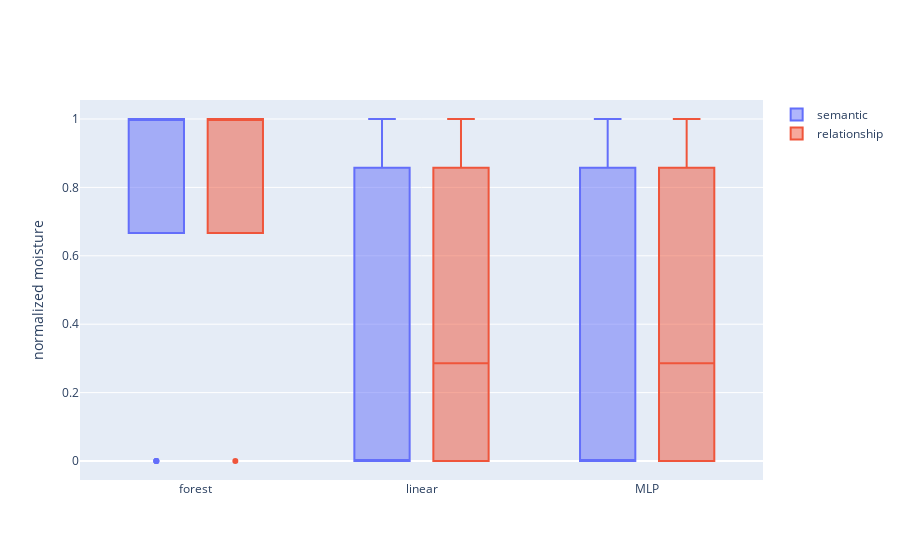

Notebook code for this chart:
### Code cell
import plotly.graph_objects as go
import numpy as np
np.random.seed(1)
df=data

fig = go.Figure()
fig.add_trace(go.Box(x=df["model"], y=df["semantic"], name='semantic') )
fig.add_trace(go.Box(x=df["model"], y=df["correct_relationships"],name='relationship'))

fig.update_layout(
    yaxis_title='normalized moisture',
    boxmode='group' # group together boxes of the different traces for each value of x
)

fig.show()

### Figure 1 — Plotly figure (JSON) as saved in the notebook; plotly's stock layout.template omitted (floating-point values rounded to 4 significant figures; data arrays with more than 128 entries replaced by an {"elided": "..."} marker saying what was removed)
{"data": [{"name": "semantic", "type": "box", "x": {"elided": "251 str values"}, "y": {"elided": "251 float values"}}, {"name": "relationship", "type": "box", "x": {"elided": "251 str values"}, "y": {"elided": "251 float values"}}], "layout": {"boxmode": "group", "yaxis": {"title": {"text": "normalized moisture"}}}}
